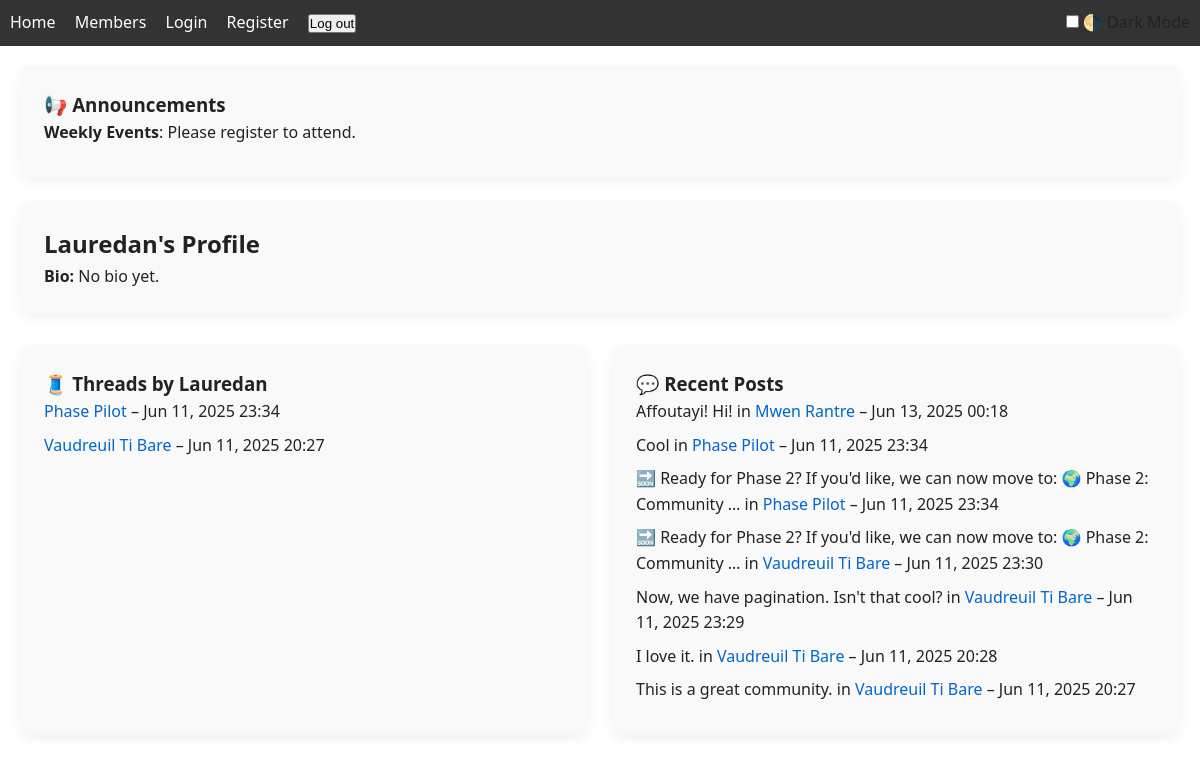
/accounts/users/Lauredan/, run on the app's committed database.
### accounts/models.py (models this page shows, shortened)
class Announcement(models.Model):
    title = models.CharField(max_length=255)
    body = models.TextField()
    recipient = models.ForeignKey(User, on_delete=models.CASCADE, null=True, blank=True, related_name='announcements')
    created_at = models.DateTimeField(auto_now_add=True)
    is_global = models.BooleanField(default=False)
    is_read = models.BooleanField(default=False)  # Per user if needed

class Profile(models.Model):
    user = models.OneToOneField(User, on_delete=models.CASCADE)
    bio = models.TextField(blank=True)
    website = models.URLField(blank=True)
    avatar = models.ImageField(upload_to='avatars/', blank=True, null=True)

### forum/models.py (models this page shows, shortened)
class Thread(models.Model):
    category = models.ForeignKey(Category, on_delete=models.CASCADE, related_name='threads')
    title = models.CharField(max_length=200)
    slug = models.SlugField()
    creator = models.ForeignKey(User, on_delete=models.CASCADE, related_name='forum_threads')
    created_at = models.DateTimeField(auto_now_add=True)
    class Meta:
        unique_together = ('category', 'slug')

class Post(models.Model):
    thread = models.ForeignKey(Thread, on_delete=models.CASCADE, related_name='posts')
    author = models.ForeignKey(User, on_delete=models.CASCADE, related_name='forum_posts')
    content = models.TextField()
    created_at = models.DateTimeField(auto_now_add=True)

### accounts/views.py (the view)
# urls.py: path('users/<str:username>/', views.profile_detail, name='profile_detail'),
def profile_detail(request, username):
    user = get_object_or_404(User, username=username)
    threads = user.forum_threads.order_by('-created_at')
    posts = user.forum_posts.order_by('-created_at')
    profile = getattr(user, 'profile', None)
    announcements = Announcement.objects.filter(is_global=True)
    if request.user.is_authenticated:
        user_specific = Announcement.objects.filter(recipient=request.user)
        announcements = (announcements | user_specific).order_by('-created_at')
    return render(request, 'accounts/profile_detail.html', {
        'profile_user': user,
        'profile': profile,
        'threads': threads,
        'posts': posts,
        'announcements': announcements,
    })

### accounts/context_processors.py (called while the page is built, shortened)
def global_announcements(request):
    if not request.user.is_authenticated:
        return {}

### accounts/templates/accounts/profile_detail.html (shortened to what this page needs)
{% extends 'base.html' %}
{% block content %}
{% if announcements %}
  <div class="card" style="margin-bottom: 1.5rem;">
    <h3>📢 Announcements</h3>
    <ul style="list-style: none; padding-left: 0;">
      {% for a in announcements %}
        <li style="margin-bottom: 0.5rem;">
          <strong>{{ a.title }}</strong>: {{ a.body }}
        </li>
      {% endfor %}
    </ul>
  </div>
{% endif %}
<div class="card">
  <h2>{{ profile_user.username }}'s Profile</h2>
  <p><strong>Bio:</strong> {{ profile.bio|default:"No bio yet." }}</p>
</div>
<div class="grid-2" style="margin-top: 2rem;">
  <div class="card">
    <h3>🧵 Threads by {{ profile_user.username }}</h3>
    <ul style="list-style: none; padding-left: 0;">
      {% for thread in threads %}
        <li style="margin-bottom: 0.5rem;">
          <a href="{% url 'forum:thread_detail' thread.category.slug thread.slug %}">
            {{ thread.title }}
          </a> – {{ thread.created_at|date:"M d, Y H:i" }}
        </li>
      {% empty %}
        <li>No threads yet.</li>
      {% endfor %}
    </ul>
  </div>
  <div class="card">
    <h3>💬 Recent Posts</h3>
    <ul style="list-style: none; padding-left: 0;">
      {% for post in posts %}
        <li style="margin-bottom: 0.5rem;">
          {{ post.content|truncatechars:80 }}
          in <a href="{% url 'forum:thread_detail' post.thread.category.slug post.thread.slug %}">
            {{ post.thread.title }}
          </a> – {{ post.created_at|date:"M d, Y H:i" }}
        </li>
      {% empty %}
        <li>No posts yet.</li>
      {% endfor %}
    </ul>
  </div>
</div>
{% endblock %}

### templates/base.html (shortened to what this page needs)
{% load static %}
<!DOCTYPE html>
<html>
<head>
  <link rel="stylesheet" href="{% static 'css/style.css' %}">
  <link rel="stylesheet" href="{% static 'css/base.css' %}">
  <link rel="stylesheet" href="{% static 'css/layout.css' %}">
  <link rel="stylesheet" href="{% static 'css/components.css' %}">
  <link rel="stylesheet" href="{% static 'css/responsive.css' %}">
</head>
<body>
  <nav>
    <a href="/">Home</a>
    <a href="{% url 'accounts:community_directory' %}">Members</a>
    {% if user.is_authenticated %}
      <a href="{% url 'accounts:profile_detail' user.username %}">Profile</a>
      <a href="{% url 'logout' %}">Logout</a>
    {% else %}
      <a href="{% url 'login' %}">Login</a>
      <a href="{% url 'accounts:register' %}">Register</a>
    {% endif %}
    <form action="{% url 'logout' %}" method="post" style="display:inline;">
      <button type="submit">Log out</button>
    </form>
    <label style="float: right;">
      <input type="checkbox" id="theme-toggle"> 🌗 Dark Mode
    </label>
  </nav>
  <div class="content">
    {% block content %}{% endblock %}
  </div>
</body>
</html>

### static/css/style.css (style rules this page uses)
body { font-family: Arial, sans-serif; margin: 0; padding: 0; }
nav { background: #333; padding: 10px; }
nav a { color: #fff; text-decoration: none; margin-right: 15px; }
.content { padding: 20px; }
form { max-width: 500px; }

### static/css/base.css (style rules this page uses)
* { margin: 0; padding: 0; box-sizing: border-box; }
body { font-family: 'Segoe UI', sans-serif; background-color: #f9f9f9; color: #222; line-height: 1.6; }
a { color: #0066cc; text-decoration: none; }
:root { --bg: #ffffff; --text: #222222; --card-bg: #f9f9f9; --accent: #004080; --link: #0066cc; --button-bg: var(--accent); --button-text: #ffffff; --shadow: rgba(0, 0, 0, 0.06); }
body { background: var(--bg); color: var(--text); font-family: 'Segoe UI', sans-serif; transition: background 0.3s, color 0.3s; line-height: 1.6; }
a { color: var(--link); text-decoration: none; }

### static/css/layout.css (style rules this page uses)
.grid-2 { display: grid; grid-template-columns: 1fr 1fr; gap: 1.5rem; }

### static/css/components.css (style rules this page uses)
.card { background: var(--card-bg); color: var(--text); padding: 1.5rem; border-radius: 10px; box-shadow: 0 4px 12px var(--shadow); margin-bottom: 1rem; transition: background 0.3s, color 0.3s; }

### data on the page
Announcement: title "Weekly Events", body "Please register to attend."
Profile: bio "No bio yet."
Thread: title "Phase Pilot", created_at "Jun 11, 2025 23:34"
Thread: title "Vaudreuil Ti Bare", created_at "Jun 11, 2025 20:27"
Post: content "Affoutayi! Hi!", thread "Mwen Rantre", created_at "Jun 13, 2025 00:18"
Post: content "Cool", thread "Phase Pilot", created_at "Jun 11, 2025 23:34"
Post: content "🔜 Ready for Phase 2? If you'd like, we can now move to: 🌍 Phase 2: Community …", thread "Phase Pilot", created_at "Jun 11, 2025 23:34"
Post: content "🔜 Ready for Phase 2? If you'd like, we can now move to: 🌍 Phase 2: Community …", thread "Vaudreuil Ti Bare", created_at "Jun 11, 2025 23:30"
Post: content "Now, we have pagination. Isn't that cool?", thread "Vaudreuil Ti Bare", created_at "Jun 11, 2025 23:29"
Post: content "I love it.", thread "Vaudreuil Ti Bare", created_at "Jun 11, 2025 20:28"
Post: content "This is a great community.", thread "Vaudreuil Ti Bare", created_at "Jun 11, 2025 20:27"

### other printed values
{{ profile_user.username }} "Lauredan"
